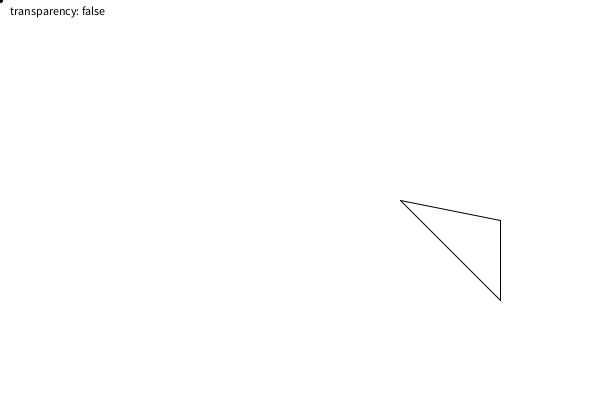
Frame 1 (no input)
Frame 60 (the mouse pressed at the canvas centre just before this capture): identical to frame 1, image omitted
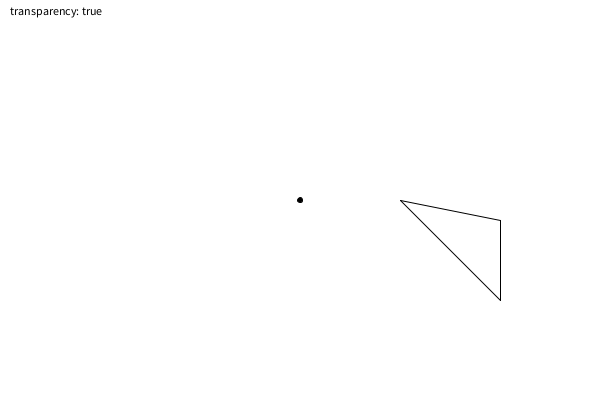
Frame 120 (the mouse held since frame 60 and released just before this capture)

The Processing sketch that drew these frames (run headless with seeded random() and noise(); from frame 60 on, the mouse is pressed at the canvas centre):

// Processing sketch: perspective
// ── perspective.pde
//To do: Do not only check if point is inside original polygon, but also if the line at some point is inside...
PVector vanishingPoint = new PVector (300, 50);
boolean transparencyMode = false;
PVector[] vectors = new PVector[5];
PVector[] moreVectors = new PVector[3];

void setup() {
  size(600, 400);
  fill(0);
  
  vectors[0] = new PVector(100, 200);
  vectors[1] = new PVector(200, 220);
  vectors[2] = new PVector(200, 300);
  vectors[3] = new PVector(100, 300);
  vectors[4] = new PVector(50, 250);
  
  moreVectors[0] = new PVector(300+100, 200);
  moreVectors[1] = new PVector(300+200, 220);
  moreVectors[2] = new PVector(300+200, 300);
}

void draw() {
  background(255);
  
  //drawInitialShape(vectors);
  //drawPerspective(vectors);
  
  drawInitialShape(moreVectors);
  drawPerspective(moreVectors);
  
  vanishingPoint.set(mouseX, mouseY);
  ellipse(vanishingPoint.x, vanishingPoint.y, 5, 5);  
  
  text("transparency: " + str(transparencyMode), 10, 15);
}

void mousePressed() {
  transparencyMode = !transparencyMode;
}

void drawInitialShape(PVector[] vecs) {
  for (int i = 0; i<vecs.length; i++) {
    if (i<vecs.length-1)line(vecs[i].x, vecs[i].y, vecs[i+1].x, vecs[i+1].y);
    if (i==vecs.length-1) line(vecs[i].x, vecs[i].y, vecs[0].x, vecs[0].y); //Close it
  }
}

void drawPerspective (PVector[] vecs) {
  PVector[] target = new PVector[vecs.length];
  for (int i = 0; i<vecs.length; i++) {
    target[i] = vecs[i].copy();
    target[i].lerp(vanishingPoint, 0.2);
    //if (outsidePolyCheck(target[i], vecs)) line(vecs[i].x, vecs[i].y, target[i].x, target[i].y);
    if(!polyLine(vecs, vecs[i].x, vecs[i].y, target[i].x, target[i].y)) line(vecs[i].x, vecs[i].y, target[i].x, target[i].y);
  }
  //connectPerspectiveLines(vecs, target);
}

void connectPerspectiveLines(PVector[] vecs, PVector[] target) {
  for (int i = 0; i<target.length; i++) {
    //if (i<target.length-1 && outsidePolyCheck(target[i+1], vecs) && outsidePolyCheck(target[i], vecs)) line(target[i].x, target[i].y, target[i+1].x, target[i+1].y);
    //if (i==target.length-1 && outsidePolyCheck(target[0], vecs) && outsidePolyCheck(target[i], vecs)) line(target[i].x, target[i].y, target[0].x, target[0].y); //close it
    if (i<target.length-1) line(target[i].x, target[i].y, target[i+1].x, target[i+1].y);
    if (i==target.length-1) line(target[i].x, target[i].y, target[0].x, target[0].y); //close it
  }  
}

// POLYGON/LINE
boolean polyLine(PVector[] vertices, float x1, float y1, float x2, float y2) {

  // go through each of the vertices, plus the next
  // vertex in the list
  int next = 0;
  for (int current=0; current<vertices.length; current++) {

    // get next vertex in list
    // if we've hit the end, wrap around to 0
    next = current+1;
    if (next == vertices.length) next = 0;

    // get the PVectors at our current position
    // extract X/Y coordinates from each
    float x3 = vertices[current].x;
    float y3 = vertices[current].y;
    float x4 = vertices[next].x;
    float y4 = vertices[next].y;

    // do a Line/Line comparison
    // if true, return 'true' immediately and
    // stop testing (faster)
    boolean hit = lineLine(x1, y1, x2, y2, x3, y3, x4, y4);
    if (hit) {
      return true;
    }
  }

  // never got a hit
  return false;
}


// LINE/LINE
boolean lineLine(float x1, float y1, float x2, float y2, float x3, float y3, float x4, float y4) {

  // calculate the direction of the lines
  float uA = ((x4-x3)*(y1-y3) - (y4-y3)*(x1-x3)) / ((y4-y3)*(x2-x1) - (x4-x3)*(y2-y1));
  float uB = ((x2-x1)*(y1-y3) - (y2-y1)*(x1-x3)) / ((y4-y3)*(x2-x1) - (x4-x3)*(y2-y1));

  // if uA and uB are between 0-1, lines are colliding
  if (uA >= 0 && uA <= 1 && uB >= 0 && uB <= 1) {
    return true;
  }
  return false;
}


boolean outsidePolyCheck(PVector v, PVector [] p) {
  if (transparencyMode) return true; //Skip all the checks of we want to draw transparent shapes
  
  float a = 0;
  for (int i =0; i<p.length-1; ++i) {
    PVector v1 = p[i].copy();
    PVector v2 = p[i+1].copy();
    a += vAtan2cent180(v, v1, v2);
  }
  PVector v1 = p[p.length-1].copy();
  PVector v2 = p[0].copy();
  a += vAtan2cent180(v, v1, v2);

  if (abs(abs(a) - TWO_PI) < 0.001) return false;
  else return true;
}

float vAtan2cent180(PVector cent, PVector v2, PVector v1) {
  PVector vA = v1.copy();
  PVector vB = v2.copy();
  vA.sub(cent);
  vB.sub(cent);
  vB.mult(-1);
  float ang = atan2(vB.x, vB.y) - atan2(vA.x, vA.y);
  if (ang < 0) ang = TWO_PI + ang;
  ang-=PI;
  return ang;
}
